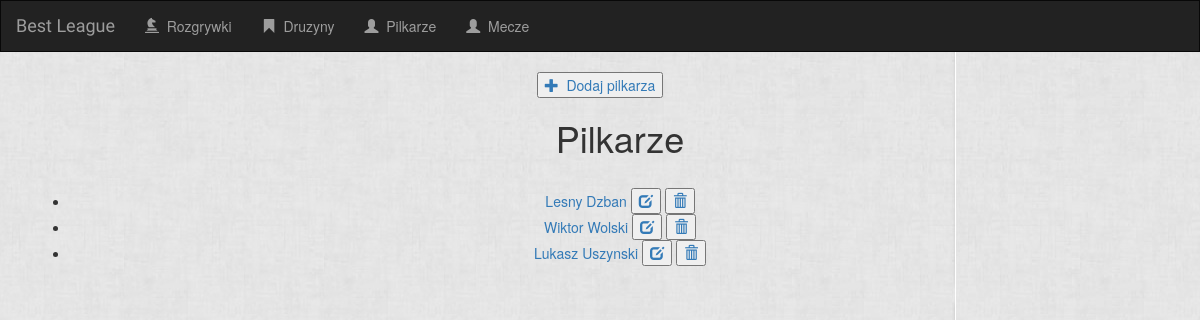
The page /competition/player/ on the database its author committed.
### competition/models.py (models this page shows, shortened)
class Player(models.Model):
    name = models.CharField(max_length=100)
    sname = models.CharField(max_length=100)
    age = models.PositiveIntegerField(validators=[MinValueValidator(1)]) # minimalny wiek gracza
    team = models.ForeignKey(Team) # TODO not req

### competition/views.py (the view)
# urls.py: url(r'^player/(?P<player_id>[0-9]+)/$', views.player_details, name='player_details'),
def player(request):
    all_players = Player.objects.all()
    context = {'all_players': all_players}
    return render(request, "competition/player.html", context)

### competition/templates/competition/player.html
{% extends 'competition/base.html' %}
{%  block body %}
    <div>
            <a href="{% url 'competition:player-add'  %}">
                <button type="button"><span class="glyphicon glyphicon-plus" aria-hidden="true"></span>&nbsp; Dodaj pilkarza </button>
            </a>
    </div>
    {% if all_players %}
    <ul>
        <h1>Pilkarze</h1>
            <br>
            {% for player in all_players %}
                <li>
                    <a href="{% url 'competition:player_details' player.id  %}"> {{ player.name }} {{ player.sname }}</a>
                    <a href="{% url 'competition:player_update' player.id %}"><button type="button"><span class="glyphicon glyphicon-edit"></span></button></a>
                    <a href="{% url 'competition:player_delete' player.id %}"><button type="button"><span class="glyphicon glyphicon-trash"></span></button></a>
                </li>
            {% endfor %}
        </ul>
    {% else %}
        <h3>Niema pilkarzy do wyswietlenia </h3>
    {% endif %}
{% endblock %}

### competition/static/competition/css/style.css (style rules this page uses)
body { background: whitesmoke url("images/gray-background.jpg"); }

### rows shown on the page
Player: name "Lesny", sname "Dzban"
Player: name "Wiktor", sname "Wolski"
Player: name "Lukasz", sname "Uszynski"
